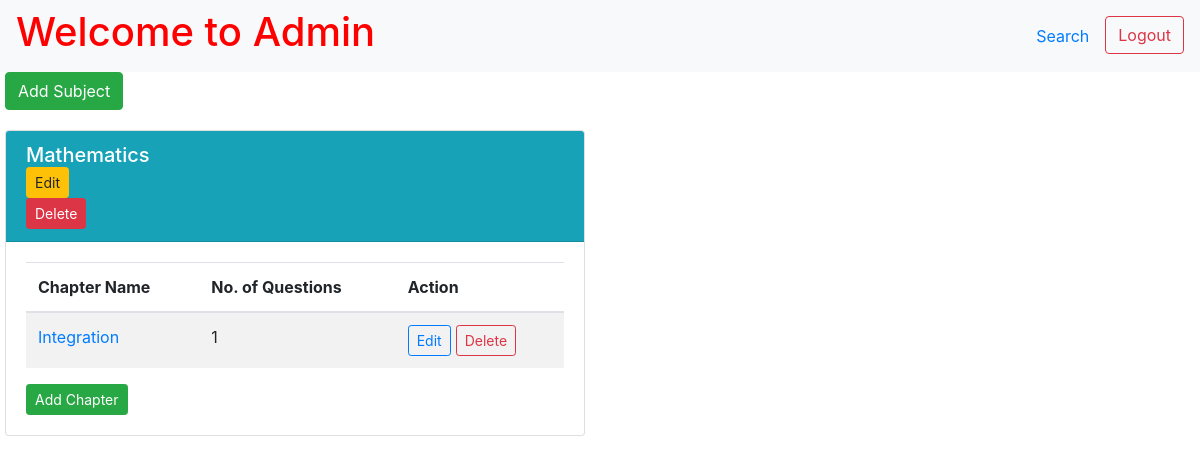
/admin/dashboard (signed in), run on an earlier commit of the app's database.
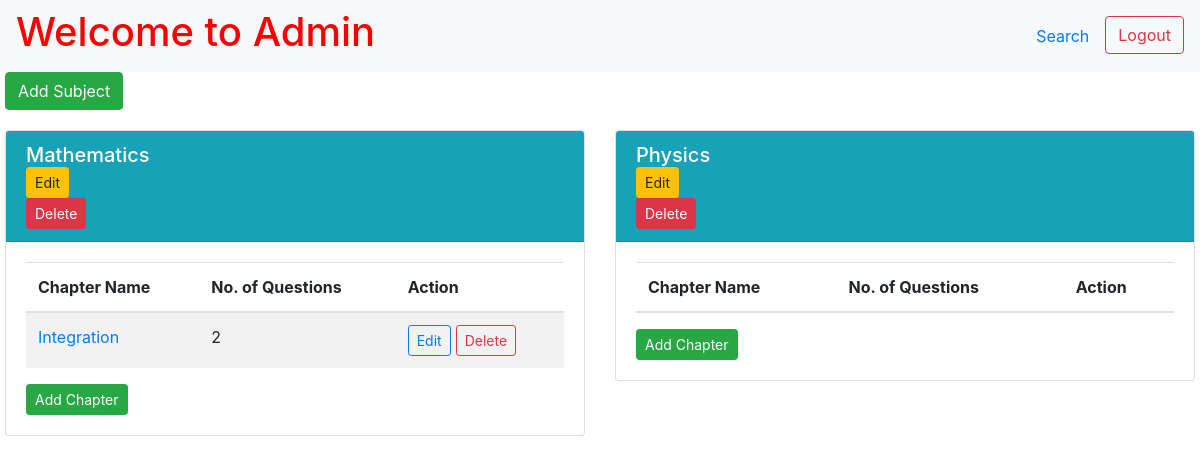
And on a later commit of the database.
### app.py (models this page shows)
class Subject(db.Model):
    id = db.Column(db.Integer, primary_key=True)
    name = db.Column(db.String(255), nullable=False)
    description = db.Column(db.String())
    chapter = db.relationship('Chapter', backref='subject')

class Chapter(db.Model):
    id = db.Column(db.Integer, primary_key=True)
    subject_id = db.Column(db.Integer, db.ForeignKey("subject.id"), nullable=False)
    name = db.Column(db.String(255), nullable=False)
    description = db.Column(db.String())
    quiz = db.relationship('Quiz', backref="chapter")
    question = db.relationship('Chapterwisequestion', backref='chapter')

### app.py (the view)
@app.route("/admin/dashboard")
def admin():
    if 'username' in session:
        admin = Admin.query.filter_by(username=session["username"]).first()
        if not admin:
            flash("Invalid Credentials!", "error")
            return redirect(url_for("index"))
    else:
        return redirect(url_for("index"))
    subjects = Subject.query.all()
    questions = Question.query.all()
    chapterwisequestions = Chapterwisequestion.query.all()
    subject_data = []
    for subject in subjects:
        chapters = Chapter.query.filter_by(subject_id=subject.id).all()
        chapter = [
            {
                "id": chapter.id,
                "name": chapter.name,
                "description": chapter.description,
                "number_of_questions": Chapterwisequestion.query.filter_by(chapter_id=chapter.id).count(),
                "questions": db.session.query(Question).join(Chapterwisequestion).filter(Question.id == Chapterwisequestion.question_id).filter_by(chapter_id=chapter.id).all()
            }
            for chapter in chapters
        ]
        subject_data.append({
            "id": subject.id,
            "name": subject.name,
            "description": subject.description,
            "chapters": chapter
        })
    return render_template("admin.html", subjects=subject_data)

### app.py (called while the page is built)
@app.after_request
def add_header(response):
    response.headers['Cache-Control'] = 'no-store, no-cache, must-revalidate, post-check=0, pre-check=0, max-age=0'
    response.headers['Pragma'] = 'no-cache'
    response.headers['Expires'] = '-1'
    return response

### templates/admin.html (shortened to what this page needs)
{% extends 'base.html' %}
{% block content %}
<div class="page-wrapper">
    <nav class="navbar navbar-expand-lg navbar-light bg-light">
        <a href="/admin/dashboard" style="text-decoration: none; color: red;">
            <h1>Welcome to Admin</h1>
        </a>
        <ul class="nav ml-auto">
            <li class="nav-item">
                <a class="nav-link" href="">Search</a>
            </li>
            <li>
                <form action="/logout" class="d-inline">
                    <button type="submit" class="btn btn-outline-danger">Logout</button>
                </form>
            </li>
        </ul>
    </nav>
    <div class="container-custom">
        <div>
            <button type="button" id="add-subject" class="btn btn-success" data-toggle="modal" data-target="#addSubject">
                Add Subject
            </button>
        </div>
        <div class="subjects-container row">
            {% for subject in subjects %}
            <div class="col-md-6 subject-card">
                <div class="card">
                    <div class="card-header bg-info text-white">
                        <h5 class="card-title m-0">{{ subject.name }}</h5>
                        <button type="button" class="btn btn-warning btn-sm" data-toggle="modal" data-target="#editSubject{{ subject.id }}">
                            Edit
                        </button>
                        <form action="/subject/delete/{{ subject.id }}" method="post" onsubmit="return confirm('Are you sure you want to delete this subject?');" class="mb-0">
                            <button class="btn btn-danger btn-sm" type="submit">Delete</button>
                        </form>
                    </div>
                    <div class="card-body d-flex flex-column">
                        <table class="table table-striped mb-0">
                            <thead>
                                <tr>
                                    <th>Chapter Name</th>
                                    <th>No. of Questions</th>
                                    <th>Action</th>
                                </tr>
                            </thead>
                            <tbody>
                                {% for chapter in subject.chapters %}
                                <tr>
                                    <td>
                                        <a href="#" data-toggle="modal"
                                            data-target="#chapter{{ subject.id }}{{ chapter.id }}">{{ chapter.name }}</a>
                                    </td>
                                    <td>{{ chapter.number_of_questions }}</td>
                                    <td>
                                        <div class="d-flex align-items-center">
                                            <button type="button" class="btn btn-outline-primary btn-sm me-2 edit_button" data-toggle="modal" data-target="#editChapter{{ chapter.id }}">
                                                Edit
                                            </button>
                                            <form action="/chapter/delete/{{ chapter.id }}" method="post" onsubmit="return confirm('Are you sure you want to delete this chapter?');" class="mb-0">
                                                <button class="btn btn-outline-danger btn-sm" type="submit">Delete</button>
                                            </form>
                                        </div>
                                    </td>
                                </tr>
                                {% endfor %}
                            </tbody>
                        </table>
                        <div class="text-end mt-3">
                            <button type="button" class="btn btn-success btn-sm" data-toggle="modal" data-target="#addChapter{{ subject.id }}">
                                Add Chapter
                            </button>
                        </div>
                    </div>
                </div>
            </div>
            {% endfor %}
        </div>
    </div>
</div>
{% endblock %}

### templates/base.html (shortened to what this page needs)
<!DOCTYPE html>
<html lang="en">
<head>
    <link rel="stylesheet" href="https://stackpath.bootstrapcdn.com/bootstrap/4.5.2/css/bootstrap.min.css">
</head>
<body>
    {% block content %}{% endblock %}
</body>
</html>

### templates/admin.html (style rules this page uses)
.container-custom { max-width: 1200px; padding-left: 5px; padding-right: 5px; margin: 0 auto; }
.subjects-container { margin-top: 20px; }
.subject-card { margin-bottom: 20px; }
.edit_button { margin-right: 5px; }

What changed in the data, as far as the page shows it:
computed for Chapter "Integration": number_of_questions "1" → "2"
added Subject: name "Physics"
